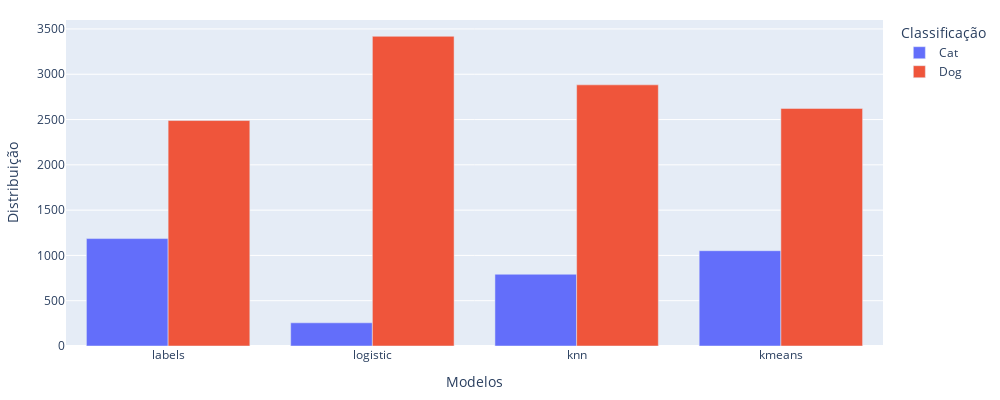

Notebook code for this chart:
### Code cell
dataFile = pd.read_csv('info.csv')
df_long = pd.melt(dataFile, id_vars=['Model'], var_name='count', value_name='dist')
fig = px.bar(df_long, x='Model', y='dist', color='count', barmode='group', labels={'Model':'Modelos', 'dist':'Distribuição','count':'Classificação'})

fig.update_layout(
    width=1000,
    height=400,
    margin=dict(l=20, r=20, t=20, b=20)
)

fig.write_image("plots/dist.pdf", engine="kaleido")

fig.show()

### Figure 1 — Plotly figure (JSON) as saved in the notebook; plotly's stock layout.template omitted (floating-point values rounded to 4 significant figures)
{"data": [{"alignmentgroup": "True", "hovertemplate": "Classificação=Cat<br>Modelos=%{x}<br>Distribuição=%{y}<extra></extra>", "legendgroup": "Cat", "marker": {"color": "#636efa", "pattern": {"shape": ""}}, "name": "Cat", "offsetgroup": "Cat", "orientation": "v", "showlegend": true, "textposition": "auto", "type": "bar", "x": ["labels", "logistic", "knn", "kmeans"], "xaxis": "x", "y": [1186, 256, 792, 1052], "yaxis": "y"}, {"alignmentgroup": "True", "hovertemplate": "Classificação=Dog<br>Modelos=%{x}<br>Distribuição=%{y}<extra></extra>", "legendgroup": "Dog", "marker": {"color": "#EF553B", "pattern": {"shape": ""}}, "name": "Dog", "offsetgroup": "Dog", "orientation": "v", "showlegend": true, "textposition": "auto", "type": "bar", "x": ["labels", "logistic", "knn", "kmeans"], "xaxis": "x", "y": [2489, 3419, 2883, 2623], "yaxis": "y"}], "layout": {"barmode": "group", "height": 400, "legend": {"title": {"text": "Classificação"}, "tracegroupgap": 0}, "margin": {"b": 20, "l": 20, "r": 20, "t": 20}, "width": 1000, "xaxis": {"anchor": "y", "domain": [0, 1], "title": {"text": "Modelos"}}, "yaxis": {"anchor": "x", "domain": [0, 1], "title": {"text": "Distribuição"}}}}
